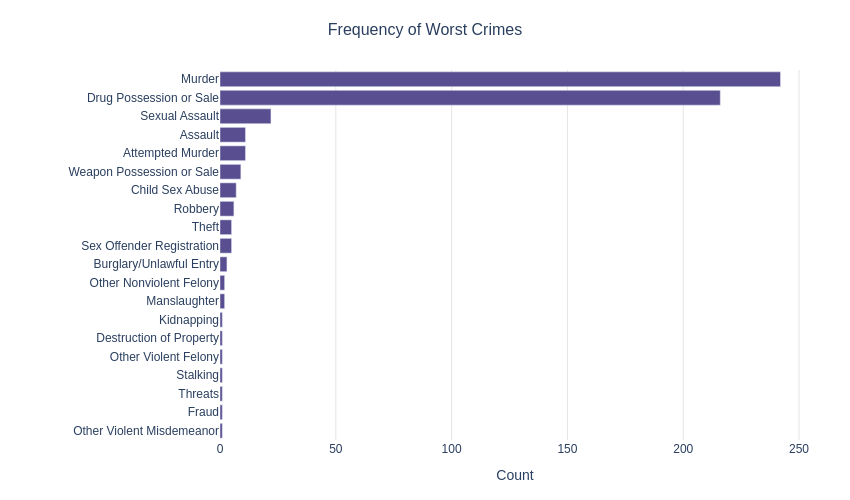

Here is the notebook cell this chart was saved with:
### Markdown cell above
### Frequency of Worst Crime Display

### Code cell
import plotly.graph_objects as go

crime_counts = exon_df["worst_crime_display"].value_counts().reset_index()
crime_counts.columns = ["crime", "count"]

fig = go.Figure(
    go.Bar(
        x=crime_counts["count"],
        y=crime_counts["crime"],
        orientation="h",
        marker_color="#594e90",
        hovertemplate="<b>%{y}</b><br>Count: %{x}<extra></extra>",
    )
)

fig.update_layout(
    title=dict(text="Frequency of Worst Crimes", x=0.5, font=dict(size=16)),
    xaxis=dict(title="Count", gridcolor="#e5e5e5"),
    yaxis=dict(title="", autorange="reversed"),
    plot_bgcolor="white",
    paper_bgcolor="white",
    font=dict(family="Arial", size=12),
    width=850,
    height=500,
    showlegend=False,
    margin=dict(t=70, b=60, l=220, r=40),
)
fig.show()

### Figure 1 — Plotly figure (JSON) as saved in the notebook; plotly's stock layout.template omitted (floating-point values rounded to 4 significant figures)
{"data": [{"hovertemplate": "<b>%{y}</b><br>Count: %{x}<extra></extra>", "marker": {"color": "#594e90"}, "orientation": "h", "type": "bar", "x": [242, 216, 22, 11, 11, 9, 7, 6, 5, 5, 3, 2, 2, 1, 1, 1, 1, 1, 1, 1], "y": ["Murder", "Drug Possession or Sale", "Sexual Assault", "Assault", "Attempted Murder", "Weapon Possession or Sale", "Child Sex Abuse", "Robbery", "Theft", "Sex Offender Registration", "Burglary/Unlawful Entry", "Other Nonviolent Felony", "Manslaughter", "Kidnapping", "Destruction of Property", "Other Violent Felony", "Stalking", "Threats", "Fraud", "Other Violent Misdemeanor"]}], "layout": {"font": {"family": "Arial", "size": 12}, "height": 500, "margin": {"b": 60, "l": 220, "r": 40, "t": 70}, "paper_bgcolor": "white", "plot_bgcolor": "white", "showlegend": false, "title": {"font": {"size": 16}, "text": "Frequency of Worst Crimes", "x": 0.5}, "width": 850, "xaxis": {"gridcolor": "#e5e5e5", "title": {"text": "Count"}}, "yaxis": {"autorange": "reversed", "title": {"text": ""}}}}
